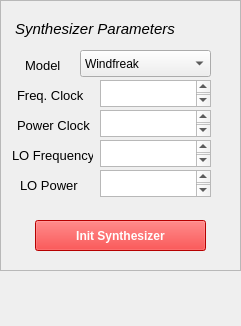
        <widget class="QWidget" name="syntConn">
         <property name="geometry">
          <rect>
           <x>0</x>
           <y>0</y>
           <width>241</width>
           <height>326</height>
          </rect>
         </property>
         <attribute name="label">
          <string>Synthesizer</string>
         </attribute>
         <widget class="QFrame" name="frame_5">
          <property name="geometry">
           <rect>
            <x>0</x>
            <y>0</y>
            <width>241</width>
            <height>271</height>
           </rect>
          </property>
          <property name="frameShape">
           <enum>QFrame::StyledPanel</enum>
          </property>
          <property name="frameShadow">
           <enum>QFrame::Raised</enum>
          </property>
          <widget class="QLabel" name="label_18">
           <property name="geometry">
            <rect>
             <x>17</x>
             <y>85</y>
             <width>71</width>
             <height>20</height>
            </rect>
           </property>
           <property name="font">
            <font>
             <pointsize>10</pointsize>
             <weight>50</weight>
             <bold>false</bold>
            </font>
           </property>
           <property name="text">
            <string>Freq. Clock</string>
           </property>
          </widget>
          <widget class="QTextEdit" name="freqClk">
           <property name="geometry">
            <rect>
             <x>100</x>
             <y>80</y>
             <width>111</width>
             <height>27</height>
            </rect>
           </property>
           <property name="font">
            <font>
             <weight>50</weight>
             <bold>false</bold>
            </font>
           </property>
           <property name="html">
            <string>&lt;!DOCTYPE HTML PUBLIC &quot;-//W3C//DTD HTML 4.0//EN&quot; &quot;http://www.w3.org/TR/REC-html40/strict.dtd&quot;&gt;
&lt;html&gt;&lt;head&gt;&lt;meta name=&quot;qrichtext&quot; content=&quot;1&quot; /&gt;&lt;style type=&quot;text/css&quot;&gt;
p, li { white-space: pre-wrap; }
&lt;/style&gt;&lt;/head&gt;&lt;body style=&quot; font-family:'Ubuntu'; font-size:11pt; font-weight:400; font-style:normal;&quot;&gt;
&lt;p style=&quot;-qt-paragraph-type:empty; margin-top:0px; margin-bottom:0px; margin-left:0px; margin-right:0px; -qt-block-indent:0; text-indent:0px; font-weight:600;&quot;&gt;&lt;br /&gt;&lt;/p&gt;&lt;/body&gt;&lt;/html&gt;</string>
           </property>
          </widget>
          <widget class="QLabel" name="label_19">
           <property name="geometry">
            <rect>
             <x>25</x>
             <y>55</y>
             <width>51</width>
             <height>20</height>
            </rect>
           </property>
           <property name="font">
            <font>
             <pointsize>10</pointsize>
             <weight>50</weight>
             <bold>false</bold>
            </font>
           </property>
           <property name="text">
            <string>Model</string>
           </property>
          </widget>
          <widget class="QLabel" name="label_20">
           <property name="geometry">
            <rect>
             <x>15</x>
             <y>20</y>
             <width>181</width>
             <height>17</height>
            </rect>
           </property>
           <property name="font">
            <font>
             <pointsize>11</pointsize>
             <weight>50</weight>
             <italic>true</italic>
             <bold>false</bold>
             <underline>false</underline>
             <kerning>true</kerning>
            </font>
           </property>
           <property name="text">
            <string>Synthesizer Parameters</string>
           </property>
          </widget>
          <widget class="QComboBox" name="comboBox">
           <property name="geometry">
            <rect>
             <x>80</x>
             <y>50</y>
             <width>131</width>
             <height>27</height>
            </rect>
           </property>
           <property name="font">
            <font>
             <weight>50</weight>
             <bold>false</bold>
            </font>
           </property>
           <item>
            <property name="text">
             <string>Windfreak</string>
            </property>
           </item>
           <item>
            <property name="text">
             <string>SMA100A</string>
            </property>
           </item>
           <item>
            <property name="text">
             <string>SGS100A</string>
            </property>
           </item>
           <item>
            <property name="text">
             <string>Valon 5008 CH1</string>
            </property>
           </item>
           <item>
            <property name="text">
             <string>Valon 5008 CH2</string>
            </property>
           </item>
           <item>
            <property name="text">
             <string>Valon 5009 CH1</string>
            </property>
           </item>
           <item>
            <property name="text">
             <string>Valon 5009 CH2</string>
            </property>
           </item>
           <item>
            <property name="text">
             <string>ASG3000U</string>
            </property>
           </item>
          </widget>
          <widget class="QTextEdit" name="powClk">
           <property name="geometry">
            <rect>
             <x>100</x>
             <y>110</y>
             <width>111</width>
             <height>27</height>
            </rect>
           </property>
           <property name="font">
            <font>
             <weight>50</weight>
             <bold>false</bold>
            </font>
           </property>
           <property name="html">
            <string>&lt;!DOCTYPE HTML PUBLIC &quot;-//W3C//DTD HTML 4.0//EN&quot; &quot;http://www.w3.org/TR/REC-html40/strict.dtd&quot;&gt;
&lt;html&gt;&lt;head&gt;&lt;meta name=&quot;qrichtext&quot; content=&quot;1&quot; /&gt;&lt;style type=&quot;text/css&quot;&gt;
p, li { white-space: pre-wrap; }
&lt;/style&gt;&lt;/head&gt;&lt;body style=&quot; font-family:'Ubuntu'; font-size:11pt; font-weight:400; font-style:normal;&quot;&gt;
&lt;p style=&quot;-qt-paragraph-type:empty; margin-top:0px; margin-bottom:0px; margin-left:0px; margin-right:0px; -qt-block-indent:0; text-indent:0px; font-weight:600;&quot;&gt;&lt;br /&gt;&lt;/p&gt;&lt;/body&gt;&lt;/html&gt;</string>
           </property>
          </widget>
          <widget class="QLabel" name="label_21">
           <property name="geometry">
            <rect>
             <x>17</x>
             <y>115</y>
             <width>81</width>
             <height>20</height>
            </rect>
           </property>
           <property name="font">
            <font>
             <pointsize>10</pointsize>
             <weight>50</weight>
             <bold>false</bold>
            </font>
           </property>
           <property name="text">
            <string>Power Clock</string>
           </property>
          </widget>
          <widget class="QTextEdit" name="loFreq">
           <property name="geometry">
            <rect>
             <x>100</x>
             <y>140</y>
             <width>111</width>
             <height>27</height>
            </rect>
           </property>
           <property name="font">
            <font>
             <weight>50</weight>
             <bold>false</bold>
            </font>
           </property>
           <property name="html">
            <string>&lt;!DOCTYPE HTML PUBLIC &quot;-//W3C//DTD HTML 4.0//EN&quot; &quot;http://www.w3.org/TR/REC-html40/strict.dtd&quot;&gt;
&lt;html&gt;&lt;head&gt;&lt;meta name=&quot;qrichtext&quot; content=&quot;1&quot; /&gt;&lt;style type=&quot;text/css&quot;&gt;
p, li { white-space: pre-wrap; }
&lt;/style&gt;&lt;/head&gt;&lt;body style=&quot; font-family:'Ubuntu'; font-size:11pt; font-weight:400; font-style:normal;&quot;&gt;
&lt;p style=&quot;-qt-paragraph-type:empty; margin-top:0px; margin-bottom:0px; margin-left:0px; margin-right:0px; -qt-block-indent:0; text-indent:0px; font-weight:600;&quot;&gt;&lt;br /&gt;&lt;/p&gt;&lt;/body&gt;&lt;/html&gt;</string>
           </property>
          </widget>
          <widget class="QLabel" name="label_22">
           <property name="geometry">
            <rect>
             <x>20</x>
             <y>175</y>
             <width>81</width>
             <height>20</height>
            </rect>
           </property>
           <property name="font">
            <font>
             <pointsize>10</pointsize>
             <weight>50</weight>
             <bold>false</bold>
            </font>
           </property>
           <property name="text">
            <string>LO Power</string>
           </property>
          </widget>
          <widget class="QLabel" name="label_23">
           <property name="geometry">
            <rect>
             <x>12</x>
             <y>145</y>
             <width>81</width>
             <height>20</height>
            </rect>
           </property>
           <property name="font">
            <font>
             <pointsize>10</pointsize>
             <weight>50</weight>
             <bold>false</bold>
            </font>
           </property>
           <property name="text">
            <string>LO Frequency</string>
           </property>
          </widget>
          <widget class="QTextEdit" name="loPow">
           <property name="geometry">
            <rect>
             <x>100</x>
             <y>170</y>
             <width>111</width>
             <height>27</height>
            </rect>
           </property>
           <property name="font">
            <font>
             <weight>50</weight>
             <bold>false</bold>
            </font>
           </property>
           <property name="html">
            <string>&lt;!DOCTYPE HTML PUBLIC &quot;-//W3C//DTD HTML 4.0//EN&quot; &quot;http://www.w3.org/TR/REC-html40/strict.dtd&quot;&gt;
&lt;html&gt;&lt;head&gt;&lt;meta name=&quot;qrichtext&quot; content=&quot;1&quot; /&gt;&lt;style type=&quot;text/css&quot;&gt;
p, li { white-space: pre-wrap; }
&lt;/style&gt;&lt;/head&gt;&lt;body style=&quot; font-family:'Ubuntu'; font-size:11pt; font-weight:400; font-style:normal;&quot;&gt;
&lt;p style=&quot;-qt-paragraph-type:empty; margin-top:0px; margin-bottom:0px; margin-left:0px; margin-right:0px; -qt-block-indent:0; text-indent:0px; font-weight:600;&quot;&gt;&lt;br /&gt;&lt;/p&gt;&lt;/body&gt;&lt;/html&gt;</string>
           </property>
          </widget>
          <widget class="QPushButton" name="synthBtn">
           <property name="geometry">
            <rect>
             <x>35</x>
             <y>220</y>
             <width>171</width>
             <height>31</height>
            </rect>
           </property>
           <property name="font">
            <font>
             <weight>75</weight>
             <bold>true</bold>
            </font>
           </property>
           <property name="styleSheet">
            <string notr="true">color: white;
background-color: red</string>
           </property>
           <property name="text">
            <string>Init Synthesizer</string>
           </property>
          </widget>
         </widget>
        </widget>
